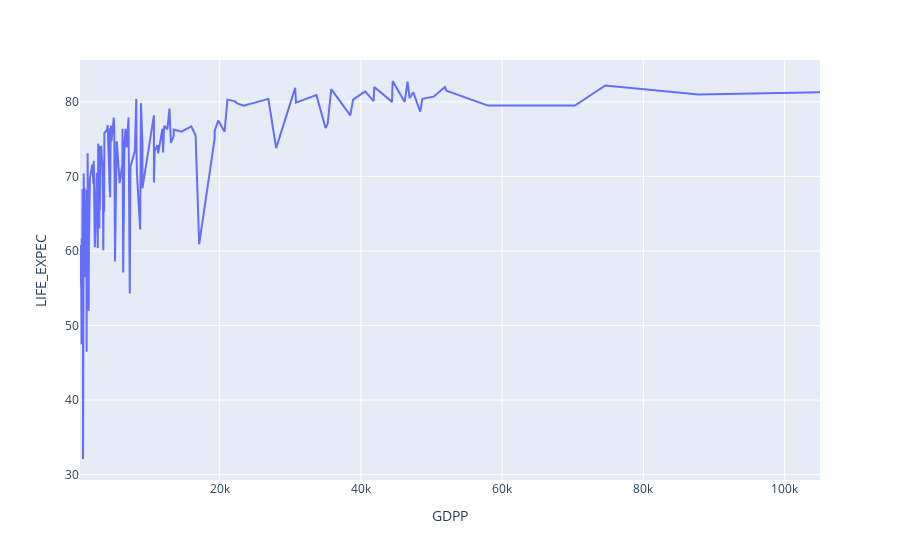

Notebook source saved alongside this figure:
### Code cell
configure_plotly_collab()
px.line(df_life, 'GDPP', 'LIFE_EXPEC', hover_name='COUNTRY') # hover_name is to indicate what we want to see in each data, in this case country

### Figure 1 — Plotly figure (JSON) as saved in the notebook; plotly's stock layout.template omitted (floating-point values rounded to 4 significant figures; data arrays with more than 128 entries replaced by an {"elided": "..."} marker saying what was removed)
{"data": [{"hovertemplate": "<b>%{hovertext}</b><br><br>GDPP=%{x}<br>LIFE_EXPEC=%{y}<extra></extra>", "hovertext": {"elided": "167 str values"}, "legendgroup": "", "line": {"color": "#636efa", "dash": "solid"}, "marker": {"symbol": "circle"}, "mode": "lines", "name": "", "orientation": "v", "showlegend": false, "x": {"elided": "167 int values"}, "xaxis": "x", "y": {"elided": "167 float values"}, "yaxis": "y", "type": "scatter"}], "layout": {"xaxis": {"anchor": "y", "domain": [0, 1], "title": {"text": "GDPP"}}, "yaxis": {"anchor": "x", "domain": [0, 1], "title": {"text": "LIFE_EXPEC"}}, "legend": {"tracegroupgap": 0}, "margin": {"t": 60}}}
